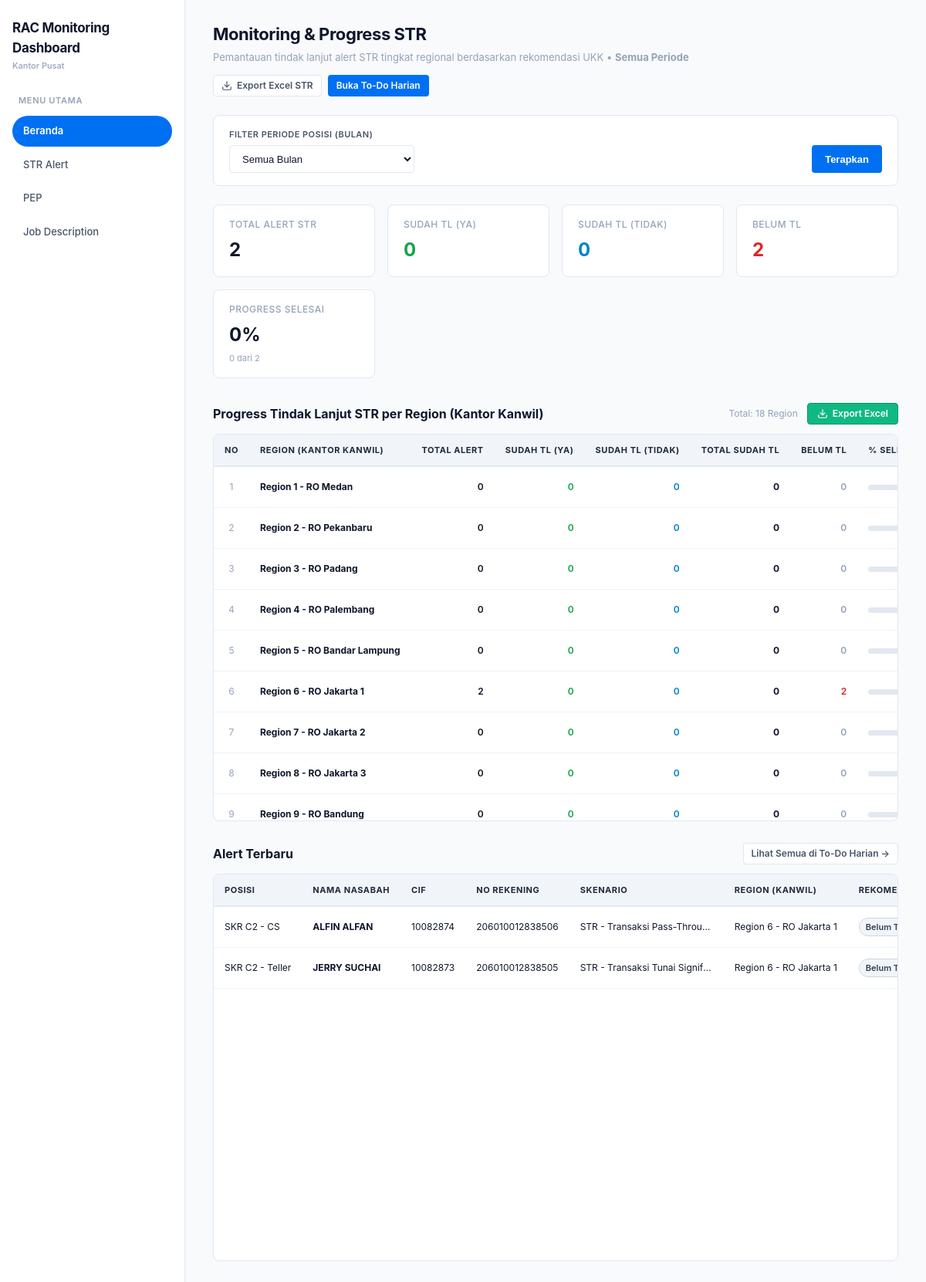
Screenshot of /beranda.php with the database file from the repository.
### tables this page shows
CREATE TABLE IF NOT EXISTS `str_alerts` (
    `id` INT AUTO_INCREMENT PRIMARY KEY,
    `posisi` VARCHAR(100) NOT NULL,
    `nama_nasabah` VARCHAR(150) NOT NULL,
    `cif` VARCHAR(50) NOT NULL,
    `no_rekening` VARCHAR(60) NOT NULL,
    `resiko` VARCHAR(50) DEFAULT NULL,
    `brilink` VARCHAR(30) DEFAULT NULL,
    `status_pekerja` VARCHAR(50) DEFAULT NULL,
    `digital_saving` VARCHAR(50) DEFAULT NULL,
    `skenario` VARCHAR(200) NOT NULL,
    `scoring` VARCHAR(30) DEFAULT NULL,
    `info_param` VARCHAR(100) DEFAULT NULL,
    `kategori` VARCHAR(100) NOT NULL,
    `unit_kerja` VARCHAR(120) DEFAULT NULL,
    `kantor_cabang` VARCHAR(120) DEFAULT NULL,
    `kantor_kanwil` VARCHAR(120) DEFAULT NULL,
    `branch` VARCHAR(120) NOT NULL,
    `main_branch` VARCHAR(120) NOT NULL,
    `regional_office` VARCHAR(120) NOT NULL,
    `status_uker` VARCHAR(50) NOT NULL DEFAULT 'Belum TL',
    `rekomendasi_uker` VARCHAR(150) DEFAULT NULL,
    `status_ukk` VARCHAR(50) NOT NULL DEFAULT 'Belum TL',
    `rekomendasi_ukk` VARCHAR(150) DEFAULT NULL,
    `disposisi_rac` VARCHAR(120) DEFAULT NULL,
    `tgl_tindak_lanjut` DATE DEFAULT NULL,
    `status` VARCHAR(50) NOT NULL DEFAULT 'Belum TL',
    `disposisi` VARCHAR(150) DEFAULT NULL,
    `info_lainnya` TEXT DEFAULT NULL,
    `catatan` TEXT DEFAULT NULL,
    `created_at` TIMESTAMP DEFAULT CURRENT_TIMESTAMP,
    `updated_at` TIMESTAMP DEFAULT CURRENT_TIMESTAMP ON UPDATE CURRENT_TIMESTAMP,
    INDEX `idx_cif` (`cif`),
    INDEX `idx_rekening` (`no_rekening`),
    INDEX `idx_status` (`status`),
    INDEX `idx_posisi` (`posisi`)
);

### beranda.php (the view, shortened to what the rows shown need)
<?php
require_once __DIR__ . '/includes/regions.php';
$pdo = getDbConnection();
$where = [
    "posisi >= '2026-07-01'",
    "UPPER(COALESCE(kantor_kanwil, regional_office, '')) NOT LIKE '%KANPUS%'",
    "UPPER(COALESCE(kantor_kanwil, regional_office, '')) NOT LIKE '%KAMPUS%'"
];
$params = [];
$whereClause = ' WHERE ' . implode(' AND ', $where);
$latestSql = "SELECT * FROM str_alerts" . $whereClause . " ORDER BY id DESC LIMIT 5";
$latestStmt = $pdo->prepare($latestSql);
$latestStmt->execute($params);
$latestAlerts = $latestStmt->fetchAll();
require_once __DIR__ . '/includes/header.php';
require_once __DIR__ . '/includes/sidebar.php';
?>
<main class="main-content">
    <div class="page-header" style="display:flex;justify-content:space-between;align-items:flex-start;flex-wrap:wrap;gap:12px;">
        <div>
            <h2 class="page-title">Monitoring & Progress STR</h2>
        </div>
    </div>
    <div style="margin-top:8px;margin-bottom:28px;">
        <div class="table-wrapper">
            <div class="table-scroll">
                <table class="data-table">
                    <thead>
                        <tr>
                            <th style="width:40px;text-align:center;">No</th>
                            <th>Region (Kantor Kanwil)</th>
                            <th style="text-align:right;">Total Alert</th>
                            <th style="text-align:right;">Sudah TL (Ya)</th>
                            <th style="text-align:right;">Sudah TL (Tidak)</th>
                            <th style="text-align:right;">Total Sudah TL</th>
                            <th style="text-align:right;">Belum TL</th>
                            <th style="min-width:180px;">% Selesai</th>
                        </tr>
                    </thead>
                </table>
            </div>
        </div>
    </div>
    <div>
        <div class="table-wrapper">
            <div class="table-scroll">
                <table class="data-table">
                    <thead>
                        <tr>
                            <th>Posisi</th>
                            <th>Nama Nasabah</th>
                            <th>CIF</th>
                            <th>No Rekening</th>
                            <th>Skenario</th>
                            <th>Region (Kanwil)</th>
                            <th>Rekomendasi UKK</th>
                        </tr>
                    </thead>
                    <tbody>
                        <?php if (empty($latestAlerts)): ?>
                            <tr>
                                <td colspan="9" style="text-align:center;padding:24px;color:var(--text-muted);">
                                    Tidak ada data alert.
                                </td>
                            </tr>
                        <?php else: ?>
                            <?php foreach ($latestAlerts as $item):
                                $rekUkk = trim((string)($item['rekomendasi_ukk'] ?? ''));
                                $badgeUkk = match($rekUkk) {
                                    'Ya' => '<span class="badge badge-done">Sudah TL (Ya)</span>',
                                    'Tidak' => '<span class="badge badge-in-progress">Sudah TL (Tidak)</span>',
                                    default => '<span class="badge badge-not-started">Belum TL</span>',
                                };
                                $regionName = formatRegionName($item['kantor_kanwil'] ?: ($item['regional_office'] ?: ''));
                            ?>
                                <tr>
                                    <td><?= htmlspecialchars((string)$item['posisi']) ?></td>
                                    <td><strong><?= htmlspecialchars((string)$item['nama_nasabah']) ?></strong></td>
                                    <td><?= htmlspecialchars((string)$item['cif']) ?></td>
                                    <td><?= htmlspecialchars((string)$item['no_rekening']) ?></td>
                                    <td style="max-width:200px;overflow:hidden;text-overflow:ellipsis;" title="<?= htmlspecialchars((string)$item['skenario']) ?>">
                                        <?= htmlspecialchars((string)$item['skenario']) ?>
                                    </td>
                                    <td><?= htmlspecialchars((string)$regionName) ?></td>
                                    <td><?= $badgeUkk ?></td>
                                </tr>
                            <?php endforeach; ?>
                        <?php endif; ?>
                    </tbody>
                </table>
            </div>
        </div>
    </div>
</main>
<?php require_once __DIR__ . '/includes/footer.php'; ?>

### rows the page displays
str_alerts: posisi "SKR C2 - CS", nama_nasabah "ALFIN ALFAN", cif "10082874", no_rekening "206010012838506", skenario "STR - Transaksi Pass-Throu…", kantor_kanwil "Region 6 - RO Jakarta 1", rekomendasi_ukk "Belum…"
str_alerts: posisi "SKR C2 - Teller", nama_nasabah "JERRY SUCHAI", cif "10082873", no_rekening "206010012838505", skenario "STR - Transaksi Tunai Signif…", kantor_kanwil "Region 6 - RO Jakarta 1", rekomendasi_ukk "Belum…"

### other values shown
$totalAlerts "2"
$tlYa "0"
$tlTidak "0"
$belumTl "2"
$persenTl "0"
$totalSudahTl "0"
count($regionStats) "18"
$r['region'] "Region 1 - RO Medan"
$rTotal "0"
$rYa "0"
$rTidak "0"
$rSudah "0"
$rBelum "0"
$r['region'] "Region 2 - RO Pekanbaru"
$r['region'] "Region 3 - RO Padang"
